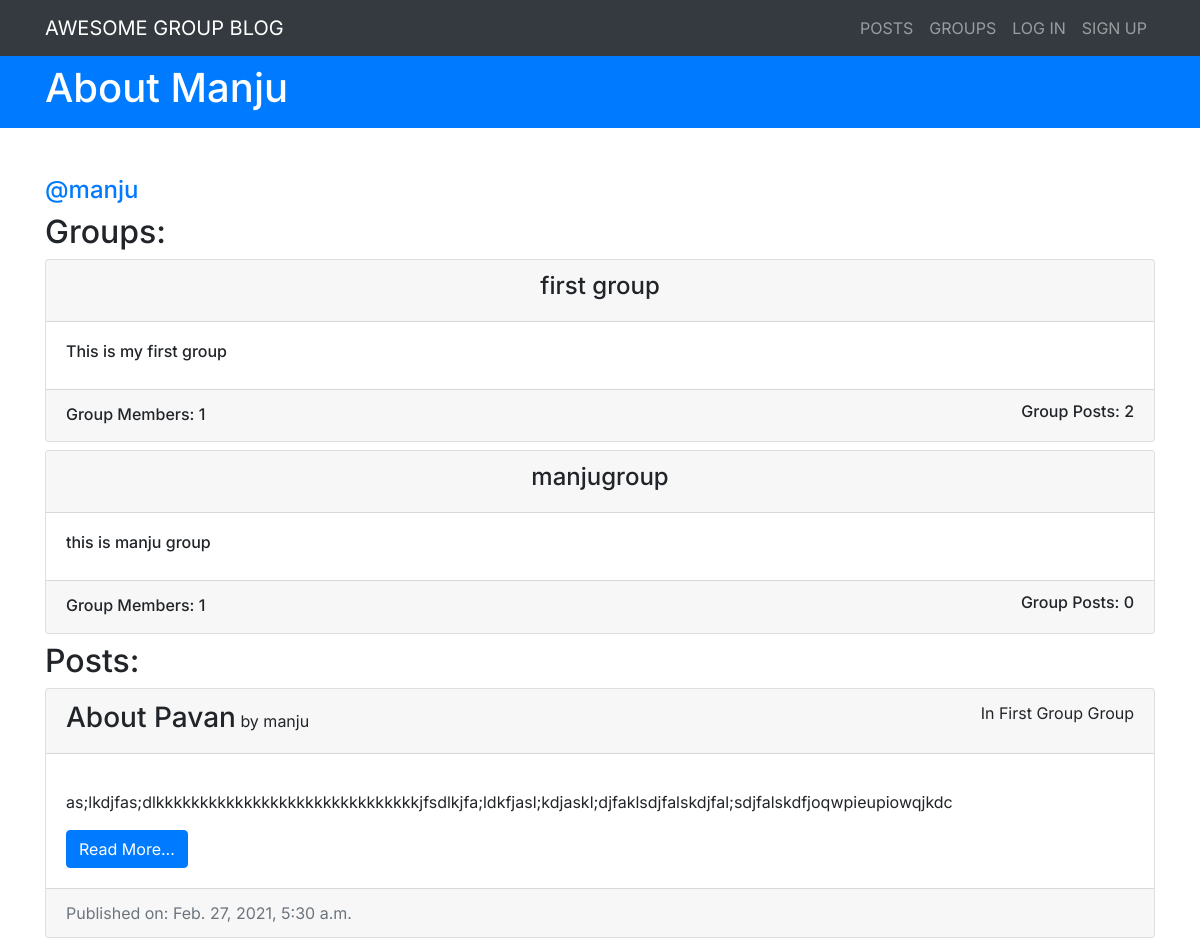
The page /accounts/user/3/ on the database its author committed.
### groups/models.py (models this page shows, shortened)
class Group(models.Model):
    name = models.CharField(max_length=200, unique=True)
    slug = models.SlugField(allow_unicode=True, unique=True)
    description = models.TextField(blank=True, default='')
    members = models.ManyToManyField(User, through='GroupMember')
    def __str__(self):
        return self.name
    class Meta:
        ordering = ['name']

### posts/models.py (models this page shows, shortened)
class Post(models.Model):
    user = models.ForeignKey(User, related_name='posts',on_delete=models.CASCADE)
    created_at = models.DateTimeField(auto_now=True)
    title = models.CharField(max_length=250,default='')
    message = RichTextField()
    group = models.ForeignKey(Group, related_name='posts', null=True, blank=True,on_delete=models.CASCADE)
    class Meta:
        ordering = ['-created_at']
        unique_together = ['user', 'message']

### accounts/views.py (the view)
class UserList(ListView,LoginRequiredMixin):
    model = models.Post
    select_related = ('user', 'group')
    template_name = 'accounts/about_user.html'
    def get_context_data(self, **kwargs):
        context = super().get_context_data(**kwargs)
        try:
            context['user_groups'] = models.Group.objects.filter(members__in=[self.kwargs.get('pk')])
            context['posts'] = models.Post.objects.filter(user__in=[self.kwargs.get('pk')])
            context['username'] = User.objects.get(pk=self.kwargs.get('pk')).username
        except :
            raise Http404
        return context

### accounts/templates/accounts/about_user.html
{% extends 'base.html' %}
{% block content %}
  <header class="bg-primary py-2 text-white mb-5">
    <div class="container">
      <div class="">
        <h1>About {{username|title}}</h1>
      </div>
    </div>
  </header>
<div class="container">
    <a href="" style="text-decoration:none;"><h4>@{{username}}</h4></a>
<h2>Groups:</h2>
{% if user_groups.count is not 0 %}
    {% for group in user_groups %}
        <a href="{% url 'groups:single' slug=group.slug %}" style="text-decoration:none;color:inherit;">
            <div class="card mb-2">
                <div class="card-header text-center">
                    <h4>{{group.name}}</h4>
                </div>
                <div class="card-body">
                    <h6>{{group.description|safe}}</h6>
                </div>
                <div class="card-footer">
                    <h6 style="display:inline;">Group Members:  {{group.members.count}}</h6>
                    <h6 style="display:inline;float:right">Group Posts:  {{group.posts.count}}</h6>
                </div>
            </div>
        </a>
    {% endfor %}
{% else %}
    <p>{{username}} is not joined ay group</p>
{% endif %}
{% if posts.count is not 0 %}
<h2>Posts: </h2>
    {% for post in posts %}
<a href="{% url 'posts:single' pk=post.pk %}" style="color:inherit;text-decoration: none;">
    <div class="card font1 mb-2" style="">
        <div class="card-header">
            <div style="display:inline">
                <h3 style="display:inline;">{{post.title|capfirst}}</h3>
            <p style="display:inline;"> by {{post.user}}</p>
            </div>
            {% if post.group is  not  None %}
            <p class="" style="display:inline; float:right;">In {{post.group|title}} Group</p>
            {% endif %}
        </div>
        <div class="card-body" style="font1">
            <p class="card-text">{{post.message|safe|truncatechars:200}}</p>
            <div><button class="btn btn-primary">Read More...</button></div>
        </div>
        <div class="card-footer text-muted">
            Published on: {{post.created_at}}
        </div>
    </div>
</a>
{% endfor %}
{% else %}
    <p>{{username}} is not posted yet!</p>
{% endif %}
</div>
{% endblock %}

### templates/base.html (shortened to what this page needs)
<!DOCTYPE html>
{% load static %}
{% load bootstrap4 %}
{% load active_link_tags %}
<html lang="en">
<head>
    <link rel="stylesheet" href="https://maxcdn.bootstrapcdn.com/bootstrap/4.0.0/css/bootstrap.min.css">
    <link rel="stylesheet" href="https://rsms.me/inter/inter.css">
    <link href="https://maxcdn.bootstrapcdn.com/font-awesome/4.2.0/css/font-awesome.min.css" rel="stylesheet">
</head>
<body class="font1">
<nav class="navbar navbar-expand-lg navbar-dark bg-dark" style="font-family: 'Inter', sans-serif;">
  <div class="container">
    <a class="navbar-brand" href="{% url 'all' %}">AWESOME GROUP BLOG</a>
    <div class="collapse navbar-collapse navbar-right justify-content-end" id="navbarNav">
      <div class="navbar-nav">
          {% if user.is_authenticated %}
          {% url 'all' as url %}
            <li class="{% if request.path == url %}active active1{% endif %}">
                <a class="nav-link" href="{{url}}"> POSTS</a>
            </li>
          {% url 'posts:create' as url %}
          <li class="{% if request.path == url %}active active1{% endif %}">
              <a class="nav-link" href="{{url}}"> <i class="fa fa-pencil" aria-hidden="true"></i> NEW POST</a>
          </li>
          {% url 'groups:all' as url %}
          <li class="{% if request.path == url %}active active1{% endif %}">
              <a class="nav-link" href="{{url}}"> GROUPS</a>
          </li>
          {% url 'groups:create' as url %}
          <li class="{% if request.path == url %}active active1{% endif %}">
              <a class="nav-link" href="{{url}}"> <i class="fa fa-pencil" aria-hidden="true"></i> NEW GROUP</a>
          </li>
          {% url 'accounts:about_user' pk=request.user.pk as url %}
          <li class="{% if request.path == url %}active active1{% endif %}">
              <a class="nav-link" href="{{url}}"><i class="fa fa-user" aria-hidden="true"></i> {{request.user|upper}}</a>
          </li>
          {% url 'accounts:logout' as url %}
          <li class="{% if request.path == url %}active active1{% endif %}">
              <a class="nav-link" href="{{url}}"><i class="fa fa-user-times" aria-hidden="true"></i> LOG OUT</a>
          </li>
          {% else %}
          {% url 'all' as url %}
          <li class="{% if request.path == url %}active active1{% endif %}">
              <a class="nav-link" href="{{url}}">POSTS</a>
          </li>
          {% url 'groups:all' as url %}
          <li class="{% if request.path == url %}active active1{% endif %}">
              <a class="nav-link" href="{{url}}">GROUPS</a>
          </li>
          {% url 'accounts:login' as url %}
          <li class="{% if request.path == url %}active active1{% endif %}">
              <a class="nav-link" href="{{url}}">LOG IN</a>
          </li>
          {% url 'accounts:signup' as url %}
          <li class="{% if request.path == url %}active active1{% endif %}">
              <a class="nav-link" href="{{url}}">SIGN UP</a>
          </li>
          {% endif %}
      </div>
    </div>
  </div>
</nav>
    <div class="" style="font-family: 'Inter', sans-serif;">
        {% block content %}
        {% endblock %}
    </div>
</body>
</html>

### rows shown on the page
Group: name "first group", description "This is my first group", members.count "1", posts.count "2"
Group: name "manjugroup", description "this is manju group", members.count "1", posts.count "0"
Post: title "About Pavan", user "manju", group "First Group", message "as;lkdjfas;dlkkkkkkkkkkkkkkkkkkkkkkkkkkkkkkjfsdlkjfa;ldkfjasl;kdjaskl;djfaklsdjfalskdjfal;sdjfalskdfjoqwpieupiowqjkdc", created_at "Feb. 27, 2021, 5:30 a.m."

### other values the page prints
{{ username|title }} "Manju"
{{ username }} "manju"
